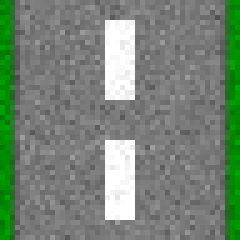
#> input picture client/img/themes/default/tile/road-ud.png, 48 x 48 px (shown 5 times larger)
$ python createSpriteSheet.py   (Python 2 division)
#> lines starting #> are read from the running program, lines starting #| are printed output that depends on the picture
from PIL import Image
from math import sqrt

SPRITE_SHEET_FILE = 'sprite_sheet.png'
SPRITE_SHEET_MAP_FILE = 'image_map.js'
TILE_WIDTH = 48
TILE_HEIGHT = 48

add_path = lambda node, path: [add_path(child, path) for child in node] if type(node) is list else (path + node if node else None)

tiles_path = 'tile/'
tiles = [[['road-ud.png'], ['road-lr.png'], ['road-ul.png'], ['road-ur.png'], ['road-ld.png'], ['road-rd.png'],
          ['road-t-crossing-u.png'], ['road-t-crossing-d.png'], ['road-t-crossing-l.png'], ['road-t-crossing-r.png'],
          ['road-x-crossing.png']],
         [['plains.png']],
         [['forest.png']],
         [['mountains.png']],
         [['water.png'], ['water-edge-t.png'], ['water-edge-b.png'], ['water-edge-l.png'], ['water-edge-r.png'],
          ['water-edge-tl.png'], ['water-edge-tr.png'], ['water-edge-bl.png'], ['water-edge-br.png'],
          ['water-corner-tl.png'], ['water-corner-tr.png'], ['water-corner-bl.png'], ['water-corner-br.png'],
          ['water-corner-tl-br.png'], ['water-corner-tr-bl.png'],
          ['water-corner-tl-tr.png'], ['water-corner-tl-bl.png'], ['water-corner-tr-br.png'], ['water-corner-bl-br.png'],
          ['water-river-ud.png'], ['water-river-lr.png'],
          ['water-river-ul.png'], ['water-river-ur.png'], ['water-river-ld.png'], ['water-river-rd.png'],
          ['water-corner-tl-tr-bl.png'], ['water-corner-tl-bl-br.png'], ['water-corner-tr-bl-br.png'], ['water-corner-tl-tr-br.png'],
          ['water-corner-tl-tr-bl-br.png'],
          ['water-river-u.png'], ['water-river-l.png'], ['water-river-r.png'], ['water-river-d.png']],
         [['city.png', 'city_1.png', 'city_2.png', 'city_3.png', 'city_4.png']],
         [['base.png', 'base_1.png', 'base_2.png', 'base_3.png', 'base_4.png']],
         [['fort.png', 'fort_1.png', 'fort_2.png', 'fort_3.png', 'fort_4.png']],
         [['airport.png', 'airport_1.png', 'airport_2.png', 'airport_3.png', 'airport_4.png']],
         [['port.png', 'port_1.png', 'port_2.png', 'port_3.png', 'port_4.png']],
         [['beach-u.png'], ['beach-d.png'], ['beach-l.png'], ['beach-r.png'], ]]

units_path = 'unit/'
units = [['', 'infantry_1.png', 'infantry_2.png', 'infantry_3.png', 'infantry_4.png'],
         ['', 'at-infantry_1.png', 'at-infantry_2.png', 'at-infantry_3.png', 'at-infantry_4.png'],
         ['', 'scout_1.png', 'scout_2.png', 'scout_3.png', 'scout_4.png'],
         ['', 'light_tank_1.png', 'light_tank_2.png', 'light_tank_3.png', 'light_tank_4.png'],
         ['', 'medium_tank_1.png', 'medium_tank_2.png', 'medium_tank_3.png', 'medium_tank_4.png'],
         ['', 'heavy_tank_1.png', 'heavy_tank_2.png', 'heavy_tank_3.png', 'heavy_tank_4.png'],
         ['', 'light_artillery_1.png', 'light_artillery_2.png', 'light_artillery_3.png', 'light_artillery_4.png'],
         ['', 'medium_artillery_1.png', 'medium_artillery_2.png', 'medium_artillery_3.png', 'medium_artillery_4.png'],
         ['', 'heavy_artillery_1.png', 'heavy_artillery_2.png', 'heavy_artillery_3.png', 'heavy_artillery_4.png'],
         ['', 'antiair_1.png', 'antiair_2.png', 'antiair_3.png', 'antiair_4.png'],
         ['', 'sam_1.png', 'sam_2.png', 'sam_3.png', 'sam_4.png'],
         ['', 'copter_1.png', 'copter_2.png', 'copter_3.png', 'copter_4.png'],
         ['', 'interceptor_1.png', 'interceptor_2.png', 'interceptor_3.png', 'interceptor_4.png'],
         ['', 'bomber_1.png', 'bomber_2.png', 'bomber_3.png', 'bomber_4.png'],
         ['', 'apc_1.png', 'apc_2.png', 'apc_3.png', 'apc_4.png'],
         ['', 'transport_copter_1.png', 'transport_copter_2.png', 'transport_copter_3.png', 'transport_copter_4.png'],
         ['', 'cargo_ship_1.png', 'cargo_ship_2.png', 'cargo_ship_3.png', 'cargo_ship_4.png'],
         ['', 'gunboat_1.png', 'gunboat_2.png', 'gunboat_3.png', 'gunboat_4.png'],
         ['', 'aaboat_1.png', 'aaboat_2.png', 'aaboat_3.png', 'aaboat_4.png'],
         ['', 'cruiser_1.png', 'cruiser_2.png', 'cruiser_3.png', 'cruiser_4.png'],]

other_path = 'gui/'
other = [['health_0.png', 'health_1.png', 'health_2.png', 'health_3.png', 'health_4.png',
          'health_5.png', 'health_6.png', 'health_7.png', 'health_8.png', 'health_9.png']]

tiles = add_path(tiles, tiles_path)
units = add_path(units, units_path)
other = add_path(other, other_path)

all_images = [tiles, units, other]

count_images = lambda x: (1 if x else 0) if type(x) is not list else sum(map(count_images, x))

num_images = count_images(all_images)

# Calculate sprite sheet size
sheet_width_in_tiles = int(sqrt(num_images) + 0.5)
empty_space = num_images
for w in range(sheet_width_in_tiles, sheet_width_in_tiles/2, -1):
    empty = w - (num_images % w)
    if empty < empty_space:
        sheet_width_in_tiles = w
        empty_space = empty
sheet_height_in_tiles = int(float(num_images) / sheet_width_in_tiles + 0.5)

sheet_width = sheet_width_in_tiles * TILE_WIDTH
sheet_height = sheet_height_in_tiles * TILE_HEIGHT

# Create image
sheet = Image.new('RGBA', (sheet_width, sheet_height))
#> sheet: PIL image 576x672 RGBA; every value is 0

def add_image_to_sheet(filename, i):
#> called with filename = 'tile/road-ud.png', i = 0
    image = Image.open(filename)
#> image is the input picture: PIL image 48x48 RGBA; mean R, G, B, A 118.3, 133, 118.3, 255
    x = i % sheet_width_in_tiles
    y = i / sheet_width_in_tiles
    sheet.paste(image, (x * TILE_WIDTH, y * TILE_HEIGHT))
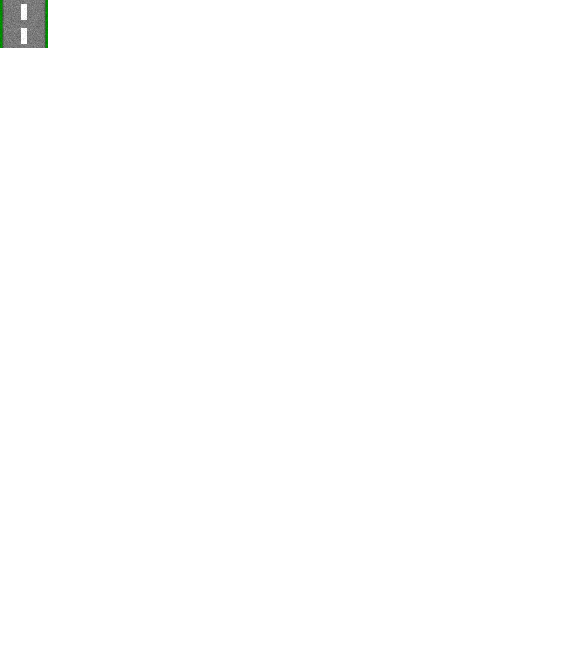
#> sheet: PIL image 576x672 RGBA; mean R, G, B, A 0.7, 0.8, 0.7, 1.5; transparent parts drawn white
    return (x, y)

def handle_node(node, map_pos, i=0):
    if type(node) is list:
        new_pos = []
        map_pos.append(new_pos)
        for j, child in enumerate(node):
            i = handle_node(child, new_pos, i)
        return i
    else:
        if node:
            x, y = add_image_to_sheet(node, i)
            map_pos.append((x, y, node))
            return i + 1
        else:
            map_pos.append(None)
            return i

image_map = []
#> (the run stopped early here; a loop or call above may not have finished)

$ run again, with client/img/themes/default/deployed-unit.png copied over client/img/themes/default/tile/road-ud.png
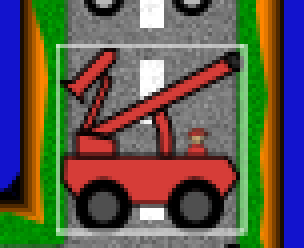
#> input picture client/img/themes/default/deployed-unit.png, 76 x 62 px (shown 4 times larger)
#> in add_image_to_sheet, image is the input picture: PIL image 76x62 RGB; mean R, G, B 95.8, 90.1, 79.1
#> in add_image_to_sheet, `sheet.paste(image, (x * TILE_WIDTH, y * TILE_HEIGHT))`:
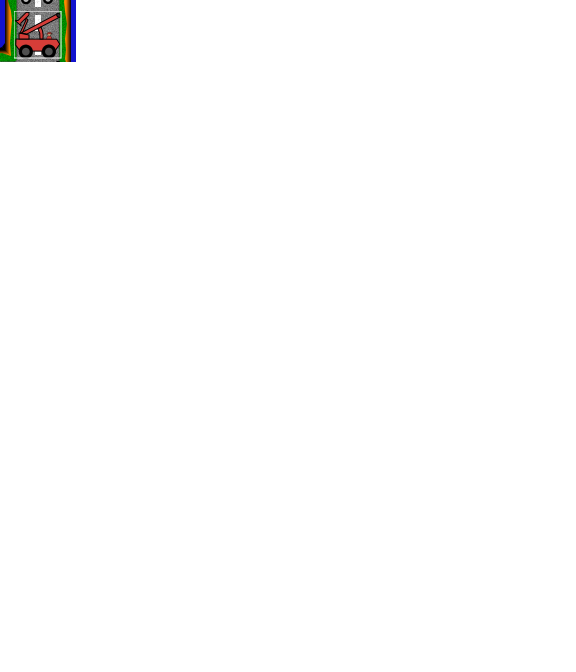
#> sheet: PIL image 576x672 RGBA; mean R, G, B, A 1.2, 1.1, 1, 3.1; transparent parts drawn white
